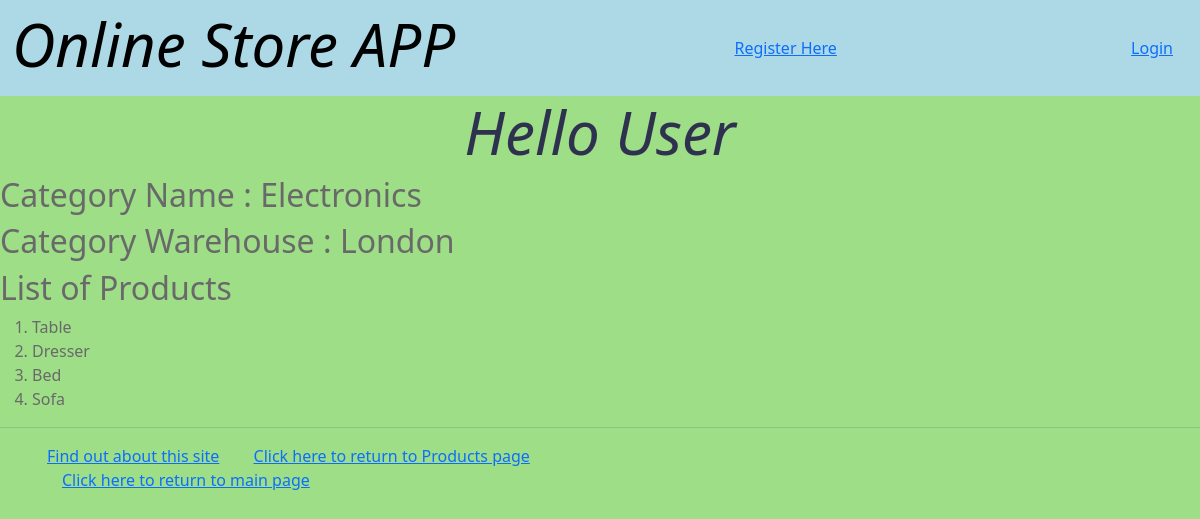
Screenshot of /myapp/1/ with the database file from the repository.
### myapp/models.py (models this page shows, shortened)
class Category(models.Model):
    name = models.CharField(max_length=200)
    warehouse = models.CharField(max_length=200, null=True)

class Product(models.Model):
    category = models.ForeignKey(Category, related_name='products', on_delete=models.CASCADE)
    name = models.CharField(max_length=200)
    price = models.DecimalField(max_digits=10, decimal_places=2)
    stock = models.PositiveIntegerField(default=100, validators=[MinValueValidator(0), MaxValueValidator(1000)])
    available = models.BooleanField(default=True)
    description = models.TextField(null=True, blank=True)
    interested = models.PositiveIntegerField(default=0)

### myapp/views.py (the view)
# urls.py: path(r'<int:cat_no>/', views.detail, name='detail'),
def detail(request,cat_no):
    product_list = Product.objects.filter(category_id=cat_no)
    category_name=Product.objects.filter(category_id=3)[1].category.name
    category_warehouse=Product.objects.filter(category_id=3)[1].category.warehouse
    return render(request, 'myapp/detail.html', {'product_list': product_list, 'category_name' : category_name, 'category_warehouse' : category_warehouse})

### myapp/templates/myapp/detail.html (shortened to what this page needs)
<!DOCTYPE html>
<html>
{% extends 'myapp/base.html' %}
{% block body_block %}
         {% if product_list %}
         <h2>Category Name : {{category_name }}</h2>
         <h2>Category Warehouse : {{category_warehouse }}</h2>
         <h2>List of Products</h2>
         <ol>
         {% for prod in product_list %}
         <li> {{ prod.name}} </li>
         {% endfor %}
         </ol>
         {% else %}
         <strong>There are no available categories!</strong>
         {% endif %}
{% endblock %}

### myapp/static/myapp/style.css (style rules this page uses)
body { background-color: #9dde87; color: dimgray; }

### rows the page displays
Category: name "Electronics", warehouse "London"
Product: name "Table"
Product: name "Dresser"
Product: name "Bed"
Product: name "Sofa"
